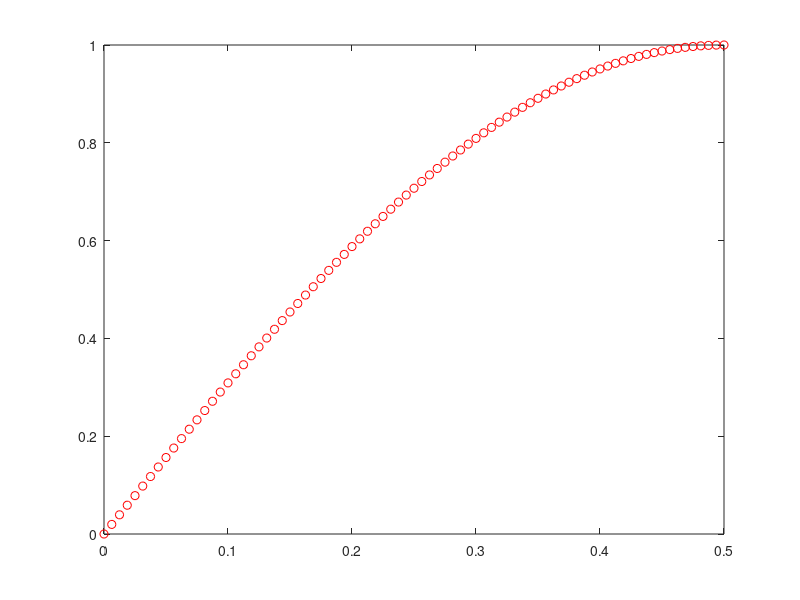

MATLAB code to generate this figure:
function int_01

    %Definiciones varias

    w = pi;

    t0 = 0;
    tf = 0.5;
    n_intervalos = 80;
    dim = n_intervalos + 1;

    dt = (tf-t0)/n_intervalos;


    %Funcion a integrar
    for j=1 : dim
        t(j) = t0 + (j-1) * dt;
        fy(j) = sin(w * t(j));
    endfor

    figure(1)
    plot (t, fy, 'or');

    %Integración por trapecios
    trap = 0;

    for i=1 : dim-1
        trap = trap + (dt * ((fy(i) + fy(i+1))/2));
    endfor

    display(trap), "La integral por trapecios es: ";

end